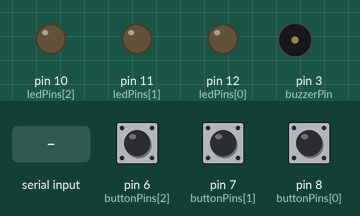
A sketch run on a simulated Arduino Uno, built with avr-gcc and run on an emulated ATmega328P. Parts: output pins drawn as LEDs (lit = HIGH), buzzer (waves = sounding). Inputs (shaded band) come from the test bench; at power-on: pin 6 (buttonPins[2]) HIGH, pin 7 (buttonPins[1]) HIGH, pin 8 (buttonPins[0]) HIGH.

Above: at 1.2 s.
1.3 s: "D" received over Serial
At 1.6 s:
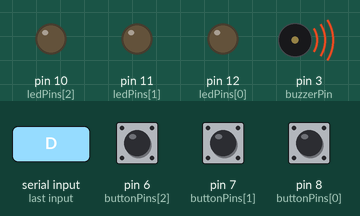
4.3 s: "A" received over Serial
At 4.8 s:
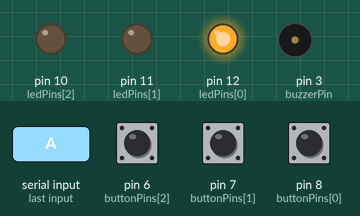
5.8 s: "B" received over Serial
At 6.2 s:
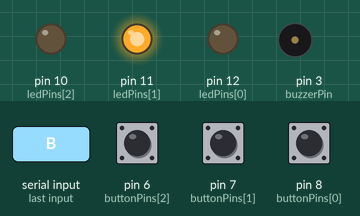
7.3 s: "C" received over Serial
At 8.5 s:
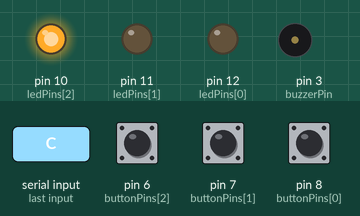
Timing chart, 0 to 10.3 s (numbered marks = the images above; inputs shaded):
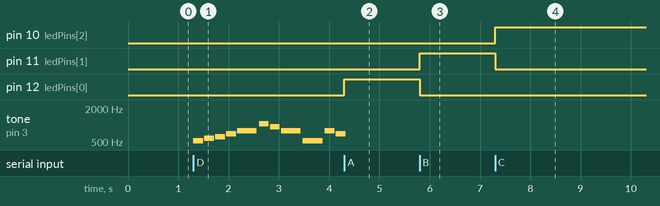

The sketch:

Act5Part1.ino
```cpp
#include "api/Common.h"
#include "avr/pgmspace.h"
#include <Arduino.h>

const byte ledPins[] = {12, 11, 10};
const byte ledPinsLen = sizeof(ledPins) / sizeof(ledPins[0]);

const byte buttonPins[] = {8, 7, 6};
const byte buttonPinsLen = sizeof(buttonPins) / sizeof(buttonPins[0]);

const byte buzzerPin = 3;

unsigned long millisSinceStart;
unsigned long millisSinceLastNote;

const unsigned int alarmTempo = 138;
const int wholeNote = (60000 * 4) / alarmTempo;

const unsigned int noteREST = 0;
const unsigned int noteB4 = 494;
const unsigned int noteC5 = 523;
const unsigned int noteCS5 = 554;
const unsigned int noteD5 = 587;
const unsigned int noteDS5 = 622;
const unsigned int noteE5 = 659;
const unsigned int noteF5 = 698;
const unsigned int noteFS5 = 740;
const unsigned int noteG5 = 784;
const unsigned int noteGS5 = 831;
const unsigned int noteA5 = 880;
const unsigned int noteAS5 = 932;
const unsigned int noteB5 = 988;
const unsigned int noteC6 = 1047;

int currentNote = 0;
int noteDuration;

bool isAlarmPlaying = false;

const int mainMelody[] PROGMEM = {
  noteC5, noteD5, noteDS5, noteF5,
  noteG5, noteC6, noteAS5, noteG5, noteC5, noteG5, noteF5, noteDS5,
  noteD5, noteC5, noteD5, noteDS5, noteF5, noteG5, noteF5, noteDS5,
  noteD5, noteC5, noteD5, noteDS5, noteD5, noteC5, noteB4, noteD5,
  noteC5, noteD5, noteDS5, noteF5, noteG5, noteC6, noteAS5, noteG5,
  noteC5, noteG5, noteF5, noteDS5, noteD5, noteC5, noteD5, noteDS5,
  noteF5, noteG5, noteF5, noteDS5, noteD5, noteREST, noteDS5, noteF5,
  noteG5
};

int mainNotes[] = {
  //beginning
  8, 8, 8, 8, 4, 8, 8, 4, 4, 8,
  8, 8, 8, 8, 8, 8, 8, 4,
  8, 8, 8, 8, 8, 8, 8, 8,
  8, 8, 8, 8, 8, 8, 4, 8,
  8, 4, 4, 8, 8, 8, 8, 8,
  8, 8, 8, 4, 8, 8, 8, 8,
  4, 4, 4
};

int songDuration = sizeof(mainNotes) / sizeof(mainNotes[0]);

void playAlarm();
void checkSerialReceive();
void lightUpLEDs(byte ledToBlink);
void sendSerialMessage();


void setup() {

    Serial.begin(9600);

    for (int i = 0; i < ledPinsLen; i++) {
        pinMode(ledPins[i], OUTPUT);

    }

    for (int i = 0; i < ledPinsLen; i++) {
        pinMode(buttonPins[i], INPUT_PULLUP);

    }

    pinMode(buzzerPin, OUTPUT);

}

void loop() {
    millisSinceStart = millis();

    checkSerialReceive();

    sendSerialMessage();

    if (isAlarmPlaying) {
        playAlarm();

    }

}

void checkSerialReceive() {
    char serialInputValue = Serial.read();

    switch (serialInputValue) {
        case 'A':
            isAlarmPlaying = false;
            lightUpLEDs(ledPins[0]);

        break;
        case 'B':
            isAlarmPlaying = false;
            lightUpLEDs(ledPins[1]);

        break;
        case 'C':
            isAlarmPlaying = false;
            lightUpLEDs(ledPins[2]);

        break;
        case 'D':
            isAlarmPlaying = true;
            lightUpLEDs(0);
        break;

    }

}

void playAlarm () {

    if (millisSinceStart - millisSinceLastNote > noteDuration) {
        mainNotes[currentNote] > 0 ? noteDuration = wholeNote / mainNotes[currentNote] : noteDuration = (wholeNote / (abs(mainNotes[currentNote]))) * 1.5;

        tone(buzzerPin, pgm_read_word(&mainMelody[currentNote]), noteDuration * 0.9);

        if (currentNote >= songDuration) {
            currentNote = 0;
            isAlarmPlaying = false;

        } else {
            currentNote++;

        }

        millisSinceLastNote = millisSinceStart;
    }

}

void lightUpLEDs(byte ledToBlink) {
    for (int i; i < ledPinsLen; i++) {
        if (ledPins[i] == ledToBlink) {
            digitalWrite(ledToBlink, HIGH);

        } else {
            digitalWrite(ledPins[i], LOW);

        }

    }

}

void sendSerialMessage() {
    for (int i = 0; i < buttonPinsLen; i++) {
        if (!digitalRead(buttonPins[i])) {
            switch (i) {
                case 0:
                    Serial.println("Goltev");

                break;
                case 1:
                    Serial.println("Hello World");

                break;
                case 2:
                    Serial.println("We will be the last to suffer.");

                break;

            }

        }

    }

}
```

Measured:
- after the input at 1.3 s, tone on pin 3 (buzzerPin): plays 523 Hz for 0.20 s, 587 Hz for 0.20 s, 622 Hz for 0.20 s, 698 Hz for 0.20 s, 784 Hz for 0.39 s, 1047 Hz for 0.20 s … (11 notes in this stretch), starting at once
- after the input at 4.3 s, pin 12 (ledPins[0]): LOW → HIGH at once; tone on pin 3 (buzzerPin): goes on until 4.3 s, then stays silent
- after the input at 5.8 s, pin 11 (ledPins[1]): LOW → HIGH at once; pin 12 (ledPins[0]): HIGH → LOW at once
- after the input at 7.3 s, pin 10 (ledPins[2]): LOW → HIGH at once; pin 11 (ledPins[1]): HIGH → LOW at once
